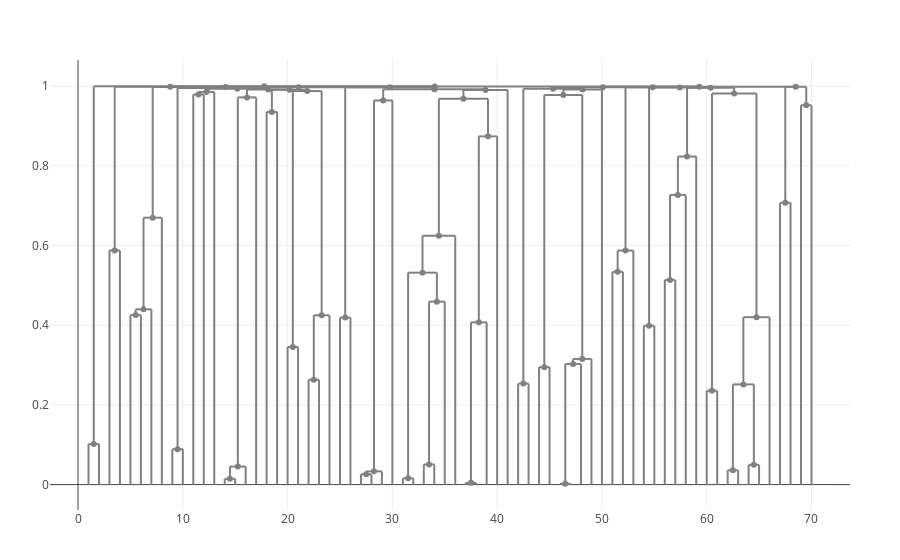

Notebook source saved alongside this figure:
### Code cell
pdg = PlotlyDendrogram(dg)

vector_attrs!(pdg.nodes_trace, pdg.node_ids) do id
    row = nodeattrs(ta, id)
    taxon = taxa[row.lca]
    Dict(
        :text => taxon.val.name
    )
end

pdg.nodes_trace[:hovertemplate] = "%{text}<br>%{y}<extra></extra>"

plot(pdg)

### Figure 1 — Plotly figure (JSON) as saved in the notebook; plotly's stock layout.template omitted (floating-point values rounded to 4 significant figures)
{"data": [{"hoverinfo": "skip", "line": {"color": "gray"}, "mode": "lines", "showlegend": false, "type": "scatter", "x": [16.12, 20.19, null, 16.12, 16.12, null, 20.19, 20.19, null], "y": [0.9916, 0.9916, null, 0.9916, 0.9717, null, 0.9916, 0.9907, null]}, {"hoverinfo": "skip", "line": {"color": "gray"}, "mode": "lines", "showlegend": false, "type": "scatter", "x": [15.25, 17, null, 15.25, 15.25, null, 17, 17, null], "y": [0.9717, 0.9717, null, 0.9717, 0.04528, null, 0.9717, 0, null]}, {"hoverinfo": "skip", "line": {"color": "gray"}, "mode": "lines", "showlegend": false, "type": "scatter", "x": [18, 19, null, 18, 18, null, 19, 19, null], "y": [0.9349, 0.9349, null, 0.9349, 0, null, 0.9349, 0, null]}, {"hoverinfo": "skip", "line": {"color": "gray"}, "mode": "lines", "showlegend": false, "type": "scatter", "x": [67.5, 69.5, null, 67.5, 67.5, null, 69.5, 69.5, null], "y": [0.9982, 0.9982, null, 0.9982, 0.7071, null, 0.9982, 0.952, null]}, {"hoverinfo": "skip", "line": {"color": "gray"}, "mode": "lines", "showlegend": false, "type": "scatter", "x": [60.5, 64.75, null, 60.5, 60.5, null, 64.75, 64.75, null], "y": [0.9817, 0.9817, null, 0.9817, 0.2354, null, 0.9817, 0.4201, null]}, {"hoverinfo": "skip", "line": {"color": "gray"}, "mode": "lines", "showlegend": false, "type": "scatter", "x": [14, 15, null, 14, 14, null, 15, 15, null], "y": [0.01447, 0.01447, null, 0.01447, 0, null, 0.01447, 0, null]}, {"hoverinfo": "skip", "line": {"color": "gray"}, "mode": "lines", "showlegend": false, "type": "scatter", "x": [44.5, 48.12, null, 44.5, 44.5, null, 48.12, 48.12, null], "y": [0.9779, 0.9779, null, 0.9779, 0.2947, null, 0.9779, 0.3153, null]}, {"hoverinfo": "skip", "line": {"color": "gray"}, "mode": "lines", "showlegend": false, "type": "scatter", "x": [28.25, 30, null, 28.25, 28.25, null, 30, 30, null], "y": [0.964, 0.964, null, 0.964, 0.03323, null, 0.964, 0, null]}, {"hoverinfo": "skip", "line": {"color": "gray"}, "mode": "lines", "showlegend": false, "type": "scatter", "x": [20, 21, null, 20, 20, null, 21, 21, null], "y": [0.3453, 0.3453, null, 0.3453, 0, null, 0.3453, 0, null]}, {"hoverinfo": "skip", "line": {"color": "gray"}, "mode": "lines", "showlegend": false, "type": "scatter", "x": [1.5, 34.04, null, 1.5, 1.5, null, 34.04, 34.04, null], "y": [0.9996, 0.9996, null, 0.9996, 0.1018, null, 0.9996, 0.9991, null]}, {"hoverinfo": "skip", "line": {"color": "gray"}, "mode": "lines", "showlegend": false, "type": "scatter", "x": [22, 23, null, 22, 22, null, 23, 23, null], "y": [0.263, 0.263, null, 0.263, 0, null, 0.263, 0, null]}, {"hoverinfo": "skip", "line": {"color": "gray"}, "mode": "lines", "showlegend": false, "type": "scatter", "x": [32.88, 36, null, 32.88, 32.88, null, 36, 36, null], "y": [0.6244, 0.6244, null, 0.6244, 0.5318, null, 0.6244, 0, null]}, {"hoverinfo": "skip", "line": {"color": "gray"}, "mode": "lines", "showlegend": false, "type": "scatter", "x": [54, 55, null, 54, 54, null, 55, 55, null], "y": [0.3986, 0.3986, null, 0.3986, 0, null, 0.3986, 0, null]}, {"hoverinfo": "skip", "line": {"color": "gray"}, "mode": "lines", "showlegend": false, "type": "scatter", "x": [46.31, 50, null, 46.31, 46.31, null, 50, 50, null], "y": [0.9914, 0.9914, null, 0.9914, 0.9779, null, 0.9914, 0, null]}, {"hoverinfo": "skip", "line": {"color": "gray"}, "mode": "lines", "showlegend": false, "type": "scatter", "x": [27, 28, null, 27, 27, null, 28, 28, null], "y": [0.02585, 0.02585, null, 0.02585, 0, null, 0.02585, 0, null]}, {"hoverinfo": "skip", "line": {"color": "gray"}, "mode": "lines", "showlegend": false, "type": "scatter", "x": [69, 70, null, 69, 69, null, 70, 70, null], "y": [0.952, 0.952, null, 0.952, 0, null, 0.952, 0, null]}, {"hoverinfo": "skip", "line": {"color": "gray"}, "mode": "lines", "showlegend": false, "type": "scatter", "x": [37.5, 39, null, 37.5, 37.5, null, 39, 39, null], "y": [0.4072, 0.4072, null, 0.4072, 0.004473, null, 0.4072, 0, null]}, {"hoverinfo": "skip", "line": {"color": "gray"}, "mode": "lines", "showlegend": false, "type": "scatter", "x": [33.5, 35, null, 33.5, 33.5, null, 35, 35, null], "y": [0.4591, 0.4591, null, 0.4591, 0.05058, null, 0.4591, 0, null]}, {"hoverinfo": "skip", "line": {"color": "gray"}, "mode": "lines", "showlegend": false, "type": "scatter", "x": [1, 2, null, 1, 1, null, 2, 2, null], "y": [0.1018, 0.1018, null, 0.1018, 0, null, 0.1018, 0, null]}, {"hoverinfo": "skip", "line": {"color": "gray"}, "mode": "lines", "showlegend": false, "type": "scatter", "x": [42, 43, null, 42, 42, null, 43, 43, null], "y": [0.2534, 0.2534, null, 0.2534, 0, null, 0.2534, 0, null]}, {"hoverinfo": "skip", "line": {"color": "gray"}, "mode": "lines", "showlegend": false, "type": "scatter", "x": [11.5, 13, null, 11.5, 11.5, null, 13, 13, null], "y": [0.9853, 0.9853, null, 0.9853, 0.9788, null, 0.9853, 0, null]}, {"hoverinfo": "skip", "line": {"color": "gray"}, "mode": "lines", "showlegend": false, "type": "scatter", "x": [12.25, 18.16, null, 12.25, 12.25, null, 18.16, 18.16, null], "y": [0.9931, 0.9931, null, 0.9931, 0.9853, null, 0.9931, 0.9916, null]}, {"hoverinfo": "skip", "line": {"color": "gray"}, "mode": "lines", "showlegend": false, "type": "scatter", "x": [20.5, 23.25, null, 20.5, 20.5, null, 23.25, 23.25, null], "y": [0.9875, 0.9875, null, 0.9875, 0.3453, null, 0.9875, 0.4249, null]}, {"hoverinfo": "skip", "line": {"color": "gray"}, "mode": "lines", "showlegend": false, "type": "scatter", "x": [25.5, 34.01, null, 25.5, 25.5, null, 34.01, 34.01, null], "y": [0.9968, 0.9968, null, 0.9968, 0.4192, null, 0.9968, 0.9924, null]}, {"hoverinfo": "skip", "line": {"color": "gray"}, "mode": "lines", "showlegend": false, "type": "scatter", "x": [62.5, 64.5, null, 62.5, 62.5, null, 64.5, 64.5, null], "y": [0.2515, 0.2515, null, 0.2515, 0.03593, null, 0.2515, 0.04965, null]}, {"hoverinfo": "skip", "line": {"color": "gray"}, "mode": "lines", "showlegend": false, "type": "scatter", "x": [62, 63, null, 62, 62, null, 63, 63, null], "y": [0.03593, 0.03593, null, 0.03593, 0, null, 0.03593, 0, null]}, {"hoverinfo": "skip", "line": {"color": "gray"}, "mode": "lines", "showlegend": false, "type": "scatter", "x": [22.5, 24, null, 22.5, 22.5, null, 24, 24, null], "y": [0.4249, 0.4249, null, 0.4249, 0.263, null, 0.4249, 0, null]}, {"hoverinfo": "skip", "line": {"color": "gray"}, "mode": "lines", "showlegend": false, "type": "scatter", "x": [42.5, 48.16, null, 42.5, 42.5, null, 48.16, 48.16, null], "y": [0.9935, 0.9935, null, 0.9935, 0.2534, null, 0.9935, 0.9914, null]}, {"hoverinfo": "skip", "line": {"color": "gray"}, "mode": "lines", "showlegend": false, "type": "scatter", "x": [57.25, 59, null, 57.25, 57.25, null, 59, 59, null], "y": [0.8232, 0.8232, null, 0.8232, 0.7269, null, 0.8232, 0, null]}, {"hoverinfo": "skip", "line": {"color": "gray"}, "mode": "lines", "showlegend": false, "type": "scatter", "x": [46, 47, null, 46, 46, null, 47, 47, null], "y": [0.002146, 0.002146, null, 0.002146, 0, null, 0.002146, 0, null]}, {"hoverinfo": "skip", "line": {"color": "gray"}, "mode": "lines", "showlegend": false, "type": "scatter", "x": [3, 4, null, 3, 3, null, 4, 4, null], "y": [0.5876, 0.5876, null, 0.5876, 0, null, 0.5876, 0, null]}, {"hoverinfo": "skip", "line": {"color": "gray"}, "mode": "lines", "showlegend": false, "type": "scatter", "x": [27.5, 29, null, 27.5, 27.5, null, 29, 29, null], "y": [0.03323, 0.03323, null, 0.03323, 0.02585, null, 0.03323, 0, null]}, {"hoverinfo": "skip", "line": {"color": "gray"}, "mode": "lines", "showlegend": false, "type": "scatter", "x": [25, 26, null, 25, 25, null, 26, 26, null], "y": [0.4192, 0.4192, null, 0.4192, 0, null, 0.4192, 0, null]}, {"hoverinfo": "skip", "line": {"color": "gray"}, "mode": "lines", "showlegend": false, "type": "scatter", "x": [29.12, 38.89, null, 29.12, 29.12, null, 38.89, 38.89, null], "y": [0.9924, 0.9924, null, 0.9924, 0.964, null, 0.9924, 0.9903, null]}, {"hoverinfo": "skip", "line": {"color": "gray"}, "mode": "lines", "showlegend": false, "type": "scatter", "x": [44, 45, null, 44, 44, null, 45, 45, null], "y": [0.2947, 0.2947, null, 0.2947, 0, null, 0.2947, 0, null]}, {"hoverinfo": "skip", "line": {"color": "gray"}, "mode": "lines", "showlegend": false, "type": "scatter", "x": [9.5, 15.2, null, 9.5, 9.5, null, 15.2, 15.2, null], "y": [0.9953, 0.9953, null, 0.9953, 0.08891, null, 0.9953, 0.9931, null]}, {"hoverinfo": "skip", "line": {"color": "gray"}, "mode": "lines", "showlegend": false, "type": "scatter", "x": [11, 12, null, 11, 11, null, 12, 12, null], "y": [0.9788, 0.9788, null, 0.9788, 0, null, 0.9788, 0, null]}, {"hoverinfo": "skip", "line": {"color": "gray"}, "mode": "lines", "showlegend": false, "type": "scatter", "x": [31.5, 34.25, null, 31.5, 31.5, null, 34.25, 34.25, null], "y": [0.5318, 0.5318, null, 0.5318, 0.01578, null, 0.5318, 0.4591, null]}, {"hoverinfo": "skip", "line": {"color": "gray"}, "mode": "lines", "showlegend": false, "type": "scatter", "x": [45.33, 54.84, null, 45.33, 45.33, null, 54.84, 54.84, null], "y": [0.9972, 0.9972, null, 0.9972, 0.9935, null, 0.9972, 0.9969, null]}, {"hoverinfo": "skip", "line": {"color": "gray"}, "mode": "lines", "showlegend": false, "type": "scatter", "x": [64, 65, null, 64, 64, null, 65, 65, null], "y": [0.04965, 0.04965, null, 0.04965, 0, null, 0.04965, 0, null]}, {"hoverinfo": "skip", "line": {"color": "gray"}, "mode": "lines", "showlegend": false, "type": "scatter", "x": [9, 10, null, 9, 9, null, 10, 10, null], "y": [0.08891, 0.08891, null, 0.08891, 0, null, 0.08891, 0, null]}, {"hoverinfo": "skip", "line": {"color": "gray"}, "mode": "lines", "showlegend": false, "type": "scatter", "x": [3.5, 14.09, null, 3.5, 3.5, null, 14.09, 14.09, null], "y": [0.9982, 0.9982, null, 0.9982, 0.5876, null, 0.9982, 0.998, null]}, {"hoverinfo": "skip", "line": {"color": "gray"}, "mode": "lines", "showlegend": false, "type": "scatter", "x": [31, 32, null, 31, 31, null, 32, 32, null], "y": [0.01578, 0.01578, null, 0.01578, 0, null, 0.01578, 0, null]}, {"hoverinfo": "skip", "line": {"color": "gray"}, "mode": "lines", "showlegend": false, "type": "scatter", "x": [8.794, 59.29, null, 8.794, 8.794, null, 59.29, 59.29, null], "y": [0.9991, 0.9991, null, 0.9991, 0.9982, null, 0.9991, 0.9985, null]}, {"hoverinfo": "skip", "line": {"color": "gray"}, "mode": "lines", "showlegend": false, "type": "scatter", "x": [67, 68, null, 67, 67, null, 68, 68, null], "y": [0.7071, 0.7071, null, 0.7071, 0, null, 0.7071, 0, null]}, {"hoverinfo": "skip", "line": {"color": "gray"}, "mode": "lines", "showlegend": false, "type": "scatter", "x": [38.25, 40, null, 38.25, 38.25, null, 40, 40, null], "y": [0.8739, 0.8739, null, 0.8739, 0.4072, null, 0.8739, 0, null]}, {"hoverinfo": "skip", "line": {"color": "gray"}, "mode": "lines", "showlegend": false, "type": "scatter", "x": [63.5, 66, null, 63.5, 63.5, null, 66, 66, null], "y": [0.4201, 0.4201, null, 0.4201, 0.2515, null, 0.4201, 0, null]}, {"hoverinfo": "skip", "line": {"color": "gray"}, "mode": "lines", "showlegend": false, "type": "scatter", "x": [56.5, 58, null, 56.5, 56.5, null, 58, 58, null], "y": [0.7269, 0.7269, null, 0.7269, 0.5136, null, 0.7269, 0, null]}, {"hoverinfo": "skip", "line": {"color": "gray"}, "mode": "lines", "showlegend": false, "type": "scatter", "x": [51.5, 53, null, 51.5, 51.5, null, 53, 53, null], "y": [0.5873, 0.5873, null, 0.5873, 0.5339, null, 0.5873, 0, null]}, {"hoverinfo": "skip", "line": {"color": "gray"}, "mode": "lines", "showlegend": false, "type": "scatter", "x": [58.12, 62.62, null, 58.12, 58.12, null, 62.62, 62.62, null], "y": [0.9955, 0.9955, null, 0.9955, 0.8232, null, 0.9955, 0.9817, null]}, {"hoverinfo": "skip", "line": {"color": "gray"}, "mode": "lines", "showlegend": false, "type": "scatter", "x": [46.5, 48, null, 46.5, 46.5, null, 48, 48, null], "y": [0.3026, 0.3026, null, 0.3026, 0.002146, null, 0.3026, 0, null]}, {"hoverinfo": "skip", "line": {"color": "gray"}, "mode": "lines", "showlegend": false, "type": "scatter", "x": [54.5, 60.38, null, 54.5, 54.5, null, 60.38, 60.38, null], "y": [0.9965, 0.9965, null, 0.9965, 0.3986, null, 0.9965, 0.9955, null]}, {"hoverinfo": "skip", "line": {"color": "gray"}, "mode": "lines", "showlegend": false, "type": "scatter", "x": [52.25, 57.44, null, 52.25, 52.25, null, 57.44, 57.44, null], "y": [0.9969, 0.9969, null, 0.9969, 0.5873, null, 0.9969, 0.9965, null]}, {"hoverinfo": "skip", "line": {"color": "gray"}, "mode": "lines", "showlegend": false, "type": "scatter", "x": [36.78, 41, null, 36.78, 36.78, null, 41, 41, null], "y": [0.9903, 0.9903, null, 0.9903, 0.968, null, 0.9903, 0, null]}, {"hoverinfo": "skip", "line": {"color": "gray"}, "mode": "lines", "showlegend": false, "type": "scatter", "x": [51, 52, null, 51, 51, null, 52, 52, null], "y": [0.5339, 0.5339, null, 0.5339, 0, null, 0.5339, 0, null]}, {"hoverinfo": "skip", "line": {"color": "gray"}, "mode": "lines", "showlegend": false, "type": "scatter", "x": [14.5, 16, null, 14.5, 14.5, null, 16, 16, null], "y": [0.04528, 0.04528, null, 0.04528, 0.01447, null, 0.04528, 0, null]}, {"hoverinfo": "skip", "line": {"color": "gray"}, "mode": "lines", "showlegend": false, "type": "scatter", "x": [6.25, 8, null, 6.25, 6.25, null, 8, 8, null], "y": [0.6697, 0.6697, null, 0.6697, 0.4398, null, 0.6697, 0, null]}, {"hoverinfo": "skip", "line": {"color": "gray"}, "mode": "lines", "showlegend": false, "type": "scatter", "x": [12.35, 29.75, null, 12.35, 12.35, null, 29.75, 29.75, null], "y": [0.9972, 0.9972, null, 0.9972, 0.9953, null, 0.9972, 0.9968, null]}, {"hoverinfo": "skip", "line": {"color": "gray"}, "mode": "lines", "showlegend": false, "type": "scatter", "x": [37, 38, null, 37, 37, null, 38, 38, null], "y": [0.004473, 0.004473, null, 0.004473, 0, null, 0.004473, 0, null]}, {"hoverinfo": "skip", "line": {"color": "gray"}, "mode": "lines", "showlegend": false, "type": "scatter", "x": [50.09, 68.5, null, 50.09, 50.09, null, 68.5, 68.5, null], "y": [0.9985, 0.9985, null, 0.9985, 0.9972, null, 0.9985, 0.9982, null]}, {"hoverinfo": "skip", "line": {"color": "gray"}, "mode": "lines", "showlegend": false, "type": "scatter", "x": [60, 61, null, 60, 60, null, 61, 61, null], "y": [0.2354, 0.2354, null, 0.2354, 0, null, 0.2354, 0, null]}, {"hoverinfo": "skip", "line": {"color": "gray"}, "mode": "lines", "showlegend": false, "type": "scatter", "x": [56, 57, null, 56, 56, null, 57, 57, null], "y": [0.5136, 0.5136, null, 0.5136, 0, null, 0.5136, 0, null]}, {"hoverinfo": "skip", "line": {"color": "gray"}, "mode": "lines", "showlegend": false, "type": "scatter", "x": [18.5, 21.88, null, 18.5, 18.5, null, 21.88, 21.88, null], "y": [0.9907, 0.9907, null, 0.9907, 0.9349, null, 0.9907, 0.9875, null]}, {"hoverinfo": "skip", "line": {"color": "gray"}, "mode": "lines", "showlegend": false, "type": "scatter", "x": [47.25, 49, null, 47.25, 47.25, null, 49, 49, null], "y": [0.3153, 0.3153, null, 0.3153, 0.3026, null, 0.3153, 0, null]}, {"hoverinfo": "skip", "line": {"color": "gray"}, "mode": "lines", "showlegend": false, "type": "scatter", "x": [33, 34, null, 33, 33, null, 34, 34, null], "y": [0.05058, 0.05058, null, 0.05058, 0, null, 0.05058, 0, null]}, {"hoverinfo": "skip", "line": {"color": "gray"}, "mode": "lines", "showlegend": false, "type": "scatter", "x": [5, 6, null, 5, 5, null, 6, 6, null], "y": [0.4256, 0.4256, null, 0.4256, 0, null, 0.4256, 0, null]}, {"hoverinfo": "skip", "line": {"color": "gray"}, "mode": "lines", "showlegend": false, "type": "scatter", "x": [34.44, 39.12, null, 34.44, 34.44, null, 39.12, 39.12, null], "y": [0.968, 0.968, null, 0.968, 0.6244, null, 0.968, 0.8739, null]}, {"hoverinfo": "skip", "line": {"color": "gray"}, "mode": "lines", "showlegend": false, "type": "scatter", "x": [5.5, 7, null, 5.5, 5.5, null, 7, 7, null], "y": [0.4398, 0.4398, null, 0.4398, 0.4256, null, 0.4398, 0, null]}, {"hoverinfo": "skip", "line": {"color": "gray"}, "mode": "lines", "showlegend": false, "type": "scatter", "x": [7.125, 21.05, null, 7.125, 7.125, null, 21.05, 21.05, null], "y": [0.998, 0.998, null, 0.998, 0.6697, null, 0.998, 0.9972, null]}, {"hovertemplate": "%{text}<br>%{y}<extra></extra>", "marker": {"color": "gray"}, "mode": "markers", "showlegend": false, "text": ["Bacteria", "Mycobacterium", "Xanthomonas", "Staphylococcus", "Proteobacteria", "Mycobacterium tuberculosis", "Streptococcus", "Yersinia", "pseudomallei group", "Bacteria", "Bordetella", "Enterobacteriaceae", "Clostridium perfringens", "Streptococcus", "Yersinia pestis", "Rickettsia", "Salmonella enterica subsp. enterica", "Enterobacteriaceae", "Tropheryma whipplei", "Streptococcus pneumoniae", "Pseudomonas", "Bacteria", "Burkholderiales", "Gammaproteobacteria", "Staphylococcus aureus", "Staphylococcus aureus", "Bordetella", "Streptococcus", "Bacillus cereus group", "Streptococcus pyogenes serotype M3", "Xylella fastidiosa", "Yersinia pestis", "Vibrio vulnificus", "Enterobacterales", "Streptococcus agalactiae", "Bacteria", "Pseudomonas", "Enterobacteriaceae", "Bacteria", "Staphylococcus aureus", "Brucella", "Bacteria", "Escherichia coli O157:H7", "Bacteria", "Helicobacter pylori", "Salmonella", "Staphylococcus aureus", "Bacillus cereus group", "Legionella pneumophila", "Bacillales", "Streptococcus pyogenes", "Firmicutes", "Bacteria", "Enterobacterales", "Legionella pneumophila", "Mycobacterium tuberculosis", "Neisseria", "Bacteria", "Salmonella enterica subsp. enterica serovar Typhi", "Bacteria", "Staphylococcus epidermidis", "Bacillus cereus group", "Proteobacteria", "Streptococcus pyogenes", "Shigella flexneri 2a", "Neisseria meningitidis", "Enterobacteriaceae", "Neisseria meningitidis", "Bacteria"], "type": "scatter", "x": [18.16, 16.12, 18.5, 62.62, 68.5, 14.5, 46.31, 29.12, 20.5, 17.77, 22.5, 34.44, 54.5, 48.16, 27.5, 69.5, 38.25, 34.25, 1.5, 42.5, 12.25, 15.2, 21.88, 29.75, 63.5, 62.5, 23.25, 45.33, 58.12, 46.5, 3.5, 28.25, 25.5, 34.01, 44.5, 12.35, 11.5, 32.88, 50.09, 64.5, 9.5, 8.794, 31.5, 34.04, 67.5, 39.12, 64.75, 57.25, 52.25, 60.38, 47.25, 57.44, 54.84, 38.89, 51.5, 15.25, 7.125, 21.05, 37.5, 59.29, 60.5, 56.5, 20.19, 48.12, 33.5, 5.5, 36.78, 6.25, 14.09], "y": [0.9916, 0.9717, 0.9349, 0.9817, 0.9982, 0.01447, 0.9779, 0.964, 0.3453, 0.9996, 0.263, 0.6244, 0.3986, 0.9914, 0.02585, 0.952, 0.4072, 0.4591, 0.1018, 0.2534, 0.9853, 0.9931, 0.9875, 0.9968, 0.2515, 0.03593, 0.4249, 0.9935, 0.8232, 0.002146, 0.5876, 0.03323, 0.4192, 0.9924, 0.2947, 0.9953, 0.9788, 0.5318, 0.9972, 0.04965, 0.08891, 0.9982, 0.01578, 0.9991, 0.7071, 0.8739, 0.4201, 0.7269, 0.5873, 0.9955, 0.3026, 0.9965, 0.9969, 0.9903, 0.5339, 0.04528, 0.6697, 0.9972, 0.004473, 0.9985, 0.2354, 0.5136, 0.9907, 0.3153, 0.05058, 0.4256, 0.968, 0.4398, 0.998]}], "layout": {"autosize": true, "hovermode": "closest", "margin": {"b": 50, "l": 50, "r": 50, "t": 60}, "xaxis": {"autorange": true, "range": [-2.561, 73.56], "type": "linear"}, "yaxis": {"autorange": true, "range": [-0.06537, 1.067], "type": "linear"}}}
